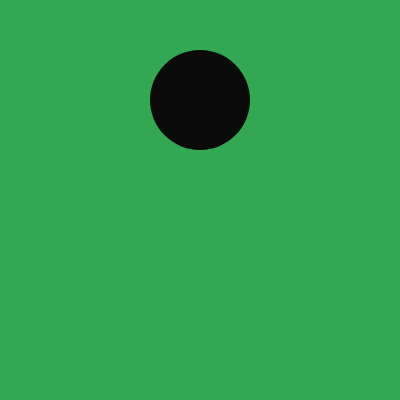
Frame 1 (no input)
Frame 60 (no input): identical to frame 1, image omitted
Frame 120 (the mouse pressed at the canvas centre since frame 60): identical to frame 1, image omitted

The p5.js sketch that drew this single still picture (run headless with seeded random() and noise() and a simulated clock; from frame 60 on, the mouse is pressed at the canvas centre):

// p5.js sketch
// ── sketch.js
function setup() {
  createCanvas(400, 400);
}

function draw() {
  background(50, 168, 82);
  
  fill(10);
  noStroke();
  circle(200, 100, 100);

}
